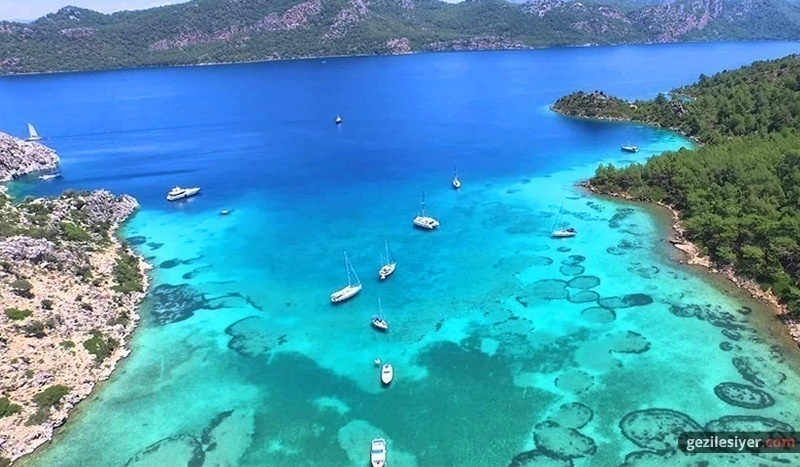
#> input picture resimler/mugla.jpg, 800 x 467 px, given in place of the camera
$ python va11.py
#> lines starting #> are read from the running program, lines starting #| are printed output that depends on the picture; after the words box and inside, x2 and y2 are one past the last pixel; in counts of white or black regions, pixels touching at a corner belong together
import cv2
vid = cv2.VideoCapture(0)
while True:
    ret, kare = vid.read()
#> kare is the input picture: shape (467, 800, 3); mean B, G, R 182.5, 153.4, 69.2
    cv2.imshow('pencere',kare)

    cevrilmis = cv2.rotate(kare, cv2.ROTATE_90_CLOCKWISE)
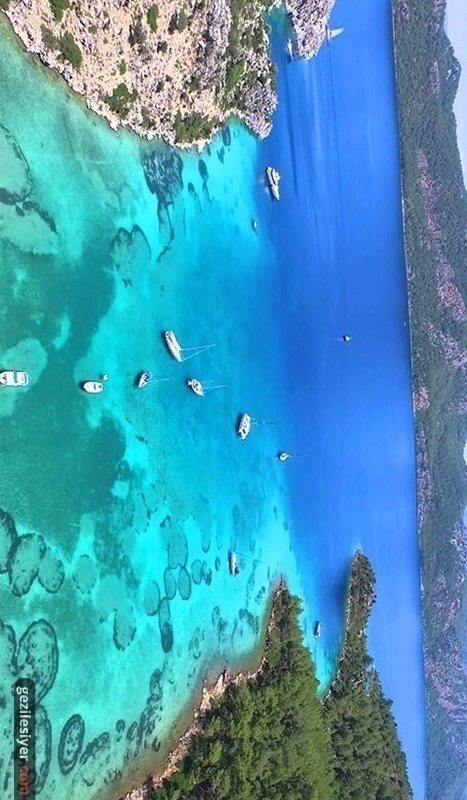
#> cevrilmis: shape (800, 467, 3); mean B, G, R 182.5, 153.4, 69.2
    cv2.imshow('pencere1',cevrilmis)

    bulanik = cv2.GaussianBlur(kare,(17,17),0)
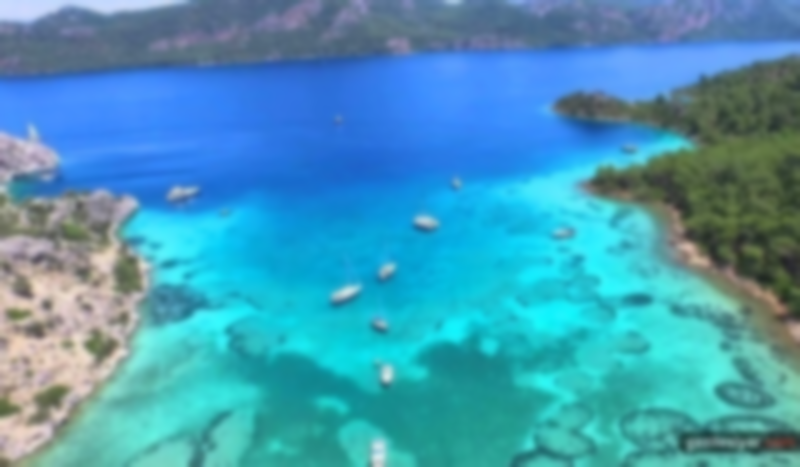
#> bulanik: shape (467, 800, 3); mean B, G, R 182.5, 153.4, 69.2
    cv2.imshow('pencere2',bulanik)

    hsvSekli = cv2.cvtColor(kare, cv2.COLOR_BGR2HSV)
#> hsvSekli: shape (467, 800, 3); mean H, S, V 89.3, 155.9, 188.4
    cv2.imshow('pencere3',hsvSekli)

    sbSekli = cv2.cvtColor(kare, cv2.COLOR_BGR2GRAY)
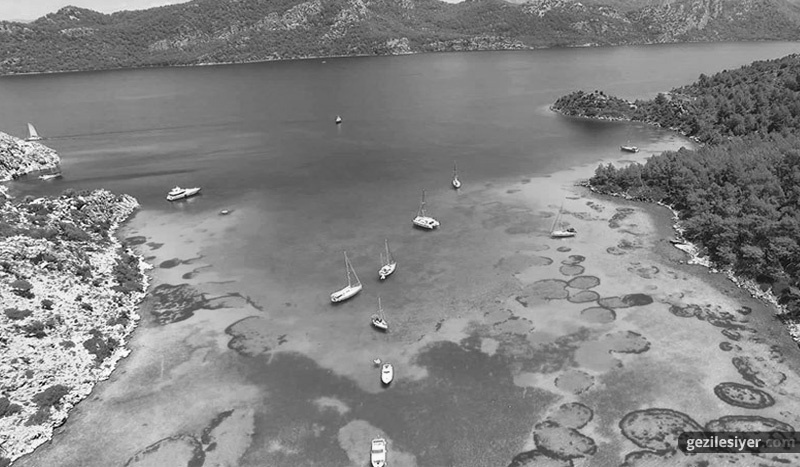
#> sbSekli: shape (467, 800); min 0, max 255, mean 131.5
    cv2.imshow('pencere4',sbSekli)

    kenar = cv2.Canny(sbSekli, 100, 200)
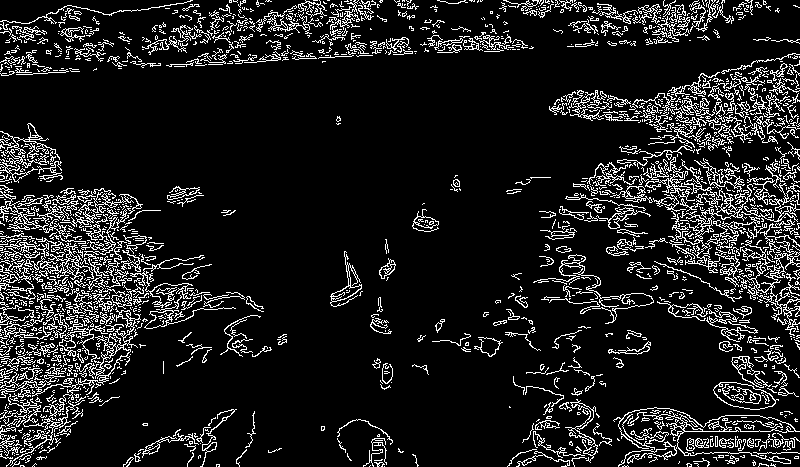
#> kenar: shape (467, 800); 11.7% white in thin lines or dots
    cv2.imshow('pencere5',kenar)

    if cv2.waitKey(1) & 0xFF == ord('q'):
#> (key q is pressed here)
        break

#> (the run stopped early here; a loop or call above may not have finished)

$ run again, on resimler/sincap.webp
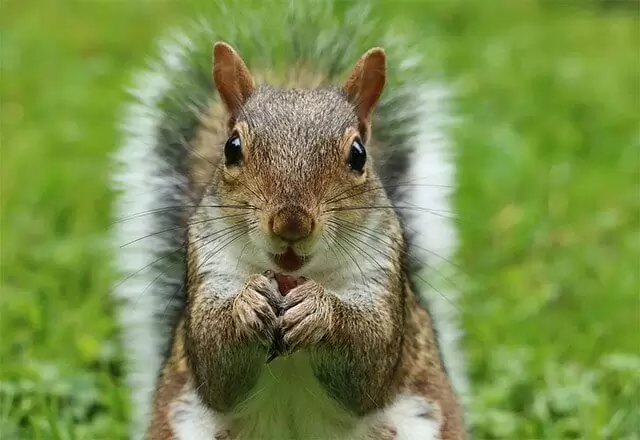
#> input picture resimler/sincap.webp, 640 x 440 px, given in place of the camera
#> kare is the input picture: shape (440, 640, 3); mean B, G, R 76, 142.5, 122.7
#> hsvSekli: shape (440, 640, 3); mean H, S, V 38.4, 127.5, 145.8
#> `sbSekli = cv2.cvtColor(kare, cv2.COLOR_BGR2GRAY)`:
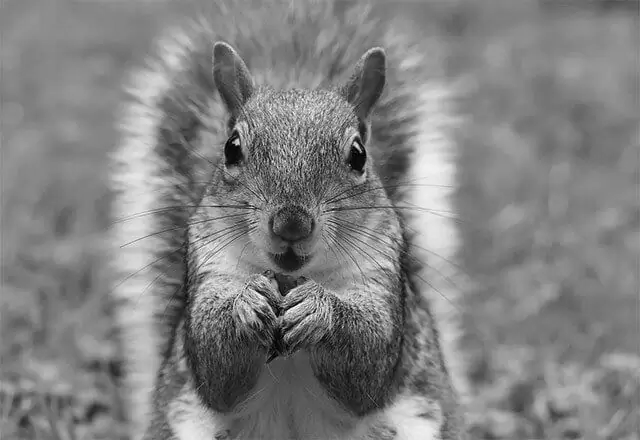
#> sbSekli: shape (440, 640); min 0, max 255, mean 129
#> `kenar = cv2.Canny(sbSekli, 100, 200)`:
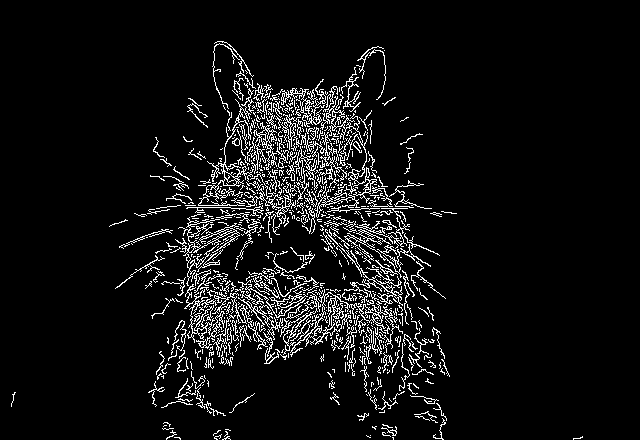
#> kenar: shape (440, 640); 6.9% white in thin lines or dots, all inside (x1, y1, x2, y2) = (11, 41, 583, 440)
